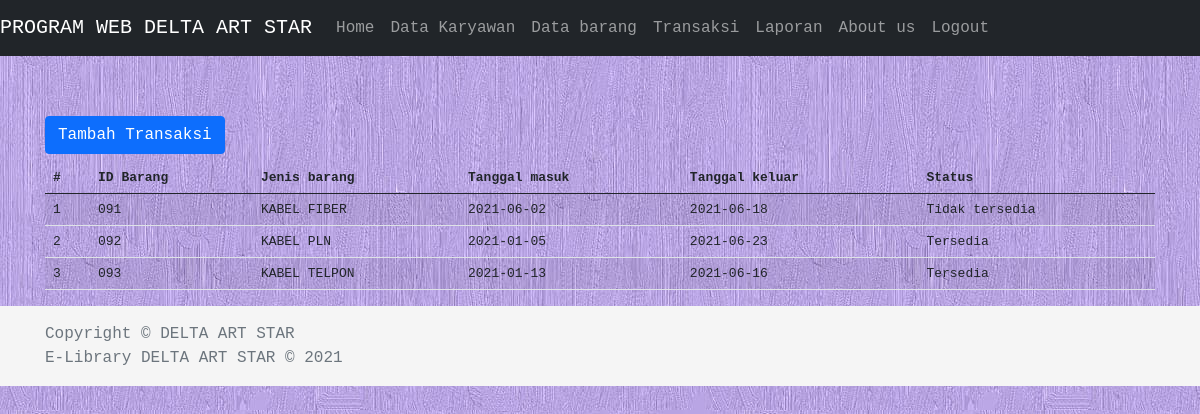
/transaksi_barang.php (signed in), run on the app's committed database.
### tables this page shows
CREATE TABLE `tb_transaksi` (
  `id_barang` varchar(12) NOT NULL,
  `jenis_barang` varchar(100) NOT NULL,
  `tgl_masuk` date NOT NULL,
  `tgl_keluar` date NOT NULL,
  `status` char(100) NOT NULL
);

### transaksi_barang.php (the view, shortened to what this page needs)
<!DOCTYPE html>
<html>
<head>
	<?php include "contents/headscript.php"; ?>
</head>
<body style="background: url('bg4.png') repeat;">
	<?php include "contents/navbar.php"; ?>
	<main>
	<div class ="container">
			<a href="transaksi_barang_add.php" class="btn btn-primary mb-2">Tambah Transaksi</a>
		<table class="table table-striped">
			<thead>
				<tr>
					<th scope="col">#</th>
					<th scope="col">ID Barang</th>
					<th scope="col">Jenis barang</th>
					<th scope="col">Tanggal masuk</th>
					<th scope="col">Tanggal keluar</th>
					<th scope="col">Status</th>
				</tr>
			</thead>
		<tbody>
				<?php
							$conn = open_connection();
							$query = "SELECT * FROM tb_transaksi ";
							$hasil = mysqli_query($conn,$query);
							$i=1;
							while ($row = mysqli_fetch_assoc($hasil)) {
								echo "<tr>";
								echo "<td>".$i++."</td>";
								echo "<td>$row[id_barang]</td>";
								echo "<td>$row[jenis_barang]</td>";
								echo "<td>$row[tgl_masuk]</td>";
								echo "<td>$row[tgl_keluar]</td>";
								echo "<td>$row[status]</td>";
								echo "</tr>";
							}
				  		?>
			</tbody>
		</table>
	</div>
	</main>
	<?php include "contents/footer.php"; ?>
</body>
</html>

### contents/headscript.php (shortened to what this page needs)
<link href="https://cdn.jsdelivr.net/npm/bootstrap@5.0.1/dist/css/bootstrap.min.css" rel="stylesheet">
		<link rel="stylesheet" href="https://cdn.jsdelivr.net/npm/@fortawesome/fontawesome-free@5.15.3/css/fontawesome.min.css">
		<link rel="stylesheet" type="text/css" href="assets/css/style.css">

### contents/navbar.php (shortened to what this page needs)
<header>
<nav class="navbar navbar-expand-lg navbar-dark bg-dark">
	<a class="navbar-brand" href="#">PROGRAM WEB DELTA ART STAR</a>
    <div class="collapse navbar-collapse" id="navbarNavAltMarkup">
      <div class="navbar-nav">
        <a class="nav-item nav-link" href="index.php">Home</a>
		<a class="nav-item nav-link" href="karyawan.php">Data Karyawan</a>
        <a class="nav-item nav-link" href="barang.php">Data barang</a>
        <a class="nav-item nav-link" href="transaksi_barang.php">Transaksi</a>
		<a class="nav-item nav-link" href="laporan_barang.php">Laporan</a>
		<a class="nav-item nav-link" href="aboutus.php">About us</a>
		<a class="nav-item nav-link" href="logout.php">Logout</a>
      </div>
    </div>
</nav>
</header>

### contents/footer.php
<footer class="footer mt-auto py-3">
	<div class="container">
		<span class="text-muted">Copyright &copy DELTA ART STAR</br>E-Library DELTA ART STAR &copy 2021</span>
	</div>
</footer>

### assets/css/style.css (style rules this page uses)
body { margin: 0; padding: 0; font-family: monospace; overflow: hidden; }

### contents/headscript.php (style rules this page uses)
main> .container { padding:60px 15px 0; }
.footer { background-color: #f5f5f5; }
.footer>.container { padding-right: 15px; padding-left: 15px; }

### data on the page
tb_transaksi: id_barang "091", jenis_barang "KABEL FIBER", tgl_masuk "2021-06-02", tgl_keluar "2021-06-18", status "Tidak tersedia"
tb_transaksi: id_barang "092", jenis_barang "KABEL PLN", tgl_masuk "2021-01-05", tgl_keluar "2021-06-23", status "Tersedia"
tb_transaksi: id_barang "093", jenis_barang "KABEL TELPON", tgl_masuk "2021-01-13", tgl_keluar "2021-06-16", status "Tersedia"
